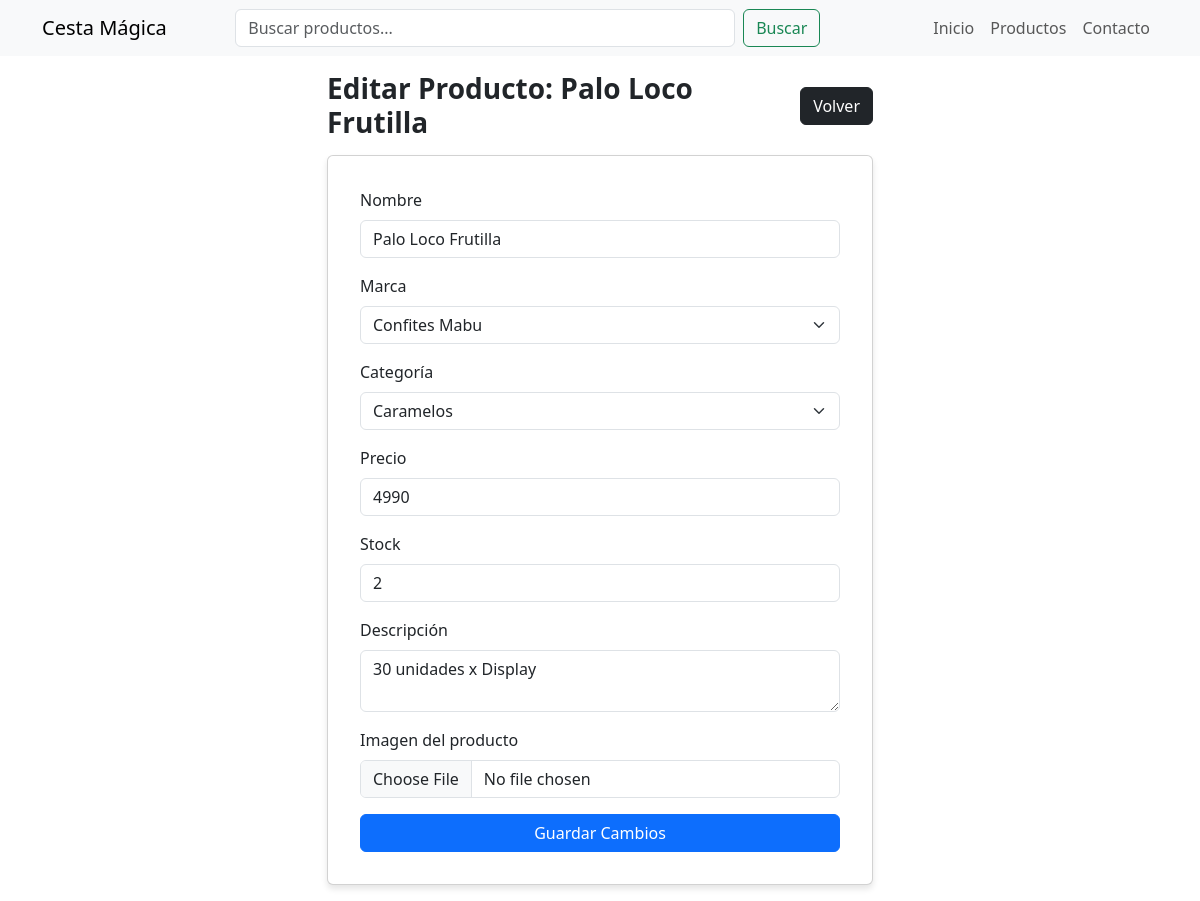
Screenshot of /gestion/editar/5/ (signed in) with the database file from the repository.
### Inventario/models.py (models this page shows, shortened)
class Producto(models.Model):
    nombre = models.CharField(max_length=200)
    descripcion = models.TextField()
    stock = models.IntegerField()
    precio = models.IntegerField()
    imagen = models.ImageField(upload_to='productos/')
    categoria = models.ForeignKey(Categoria, on_delete=models.CASCADE)
    marca = models.ForeignKey(Marca, on_delete=models.CASCADE)
    destacado = models.BooleanField(default=False)

### Inventario/views.py (the view, shortened to what this page needs)
# urls.py: path('gestion/editar/<int:id>/', views.editar_producto, name='editar_producto'),
@login_required
def editar_producto(request, id):
    producto = get_object_or_404(Producto, id=id)
    categorias = Categoria.objects.all()
    marcas = Marca.objects.all()
    context = {
        'producto': producto,
        'categorias': Categoria.objects.all(),
        'marcas': Marca.objects.all()
    }
    return render(request, 'CestaMagica/Gestion/editar.html', context)

### Inventario/templates/CestaMagica/Gestion/editar.html (shortened to what this page needs)
{% extends "base.html" %}
{% block content %}
<div class="container mb-3">
  <div class="row justify-content-center mb-3 mt-3">
    <div class="col-12 col-md-8 col-lg-6">
      <div class="d-flex justify-content-between align-items-center">
        <h3 class="mb-0">Editar Producto: {{producto.nombre}}</h3>
        <a href="{% url 'gestion' %}" class="btn btn-dark">Volver</a>
      </div>
    </div>
  </div>
  <div class="row justify-content-center">
    <div class="col-12 col-md-8 col-lg-6">
      <div class="card">
        <div class="card-body">
            <form id="form_agregar" action="" method="POST" enctype="multipart/form-data" novalidate>
                <div class="mb-3">
                    <label for="nombre" class="form-label">Nombre</label>
                    <input type="text" class="form-control" name="nombre" id="nombre" value="{{producto.nombre}}" required/>
                </div>
                <div class="mb-3">
                    <label for="marca" class="form-label">Marca</label>
                    <select class="form-select" name="marca" id="marca" required>
                        {% for marca in marcas|dictsort:"nombre" %}
                            {% if marca.id == producto.marca.id %}
                                <option value="{{marca.id}}" selected>{{marca.nombre}}</option>
                            {% else %}
                                <option value="{{marca.id}}">{{marca.nombre}}</option>
                            {% endif %}
                        {% endfor %}
                    </select>
                </div>
                <div class="mb-3">
                    <label for="categoria" class="form-label">Categoría</label>
                    <select class="form-select" name="categoria" id="categoria" required>
                    {% for categoria in categorias|dictsort:"nombre" %}
                        {% if categoria.id == producto.categoria.id %}
                            <option value="{{categoria.id}}" selected>{{categoria.nombre}}</option>
                        {% else %}
                            <option value="{{categoria.id}}">{{categoria.nombre}}</option>
                        {% endif %}
                    {% endfor %}
                    </select>
                </div>
                <div class="mb-3">
                    <label for="precio" class="form-label">Precio</label>
                    <input type="number" class="form-control" name="precio" id="precio" min="0" step="0.01" value="{{producto.precio}}" required />
                </div>
                <div class="mb-3">
                    <label for="stock" class="form-label">Stock</label>
                    <input type="number" class="form-control" name="stock" id="stock" min="0" value="{{producto.stock}}" required />
                </div>
                <div class="mb-3">
                    <label for="descripcion" class="form-label">Descripción</label>
                    <textarea class="form-control" name="descripcion" id="descripcion" rows="2" required>{{producto.descripcion}}</textarea>
                </div>
                <div class="mb-3">
                    <label for="imagen" class="form-label">Imagen del producto</label>
                    <input class="form-control" type="file" name="imagen" id="imagen" accept="image/*"/>
                </div>
                <div class="d-grid">
                    <button class="btn btn-primary" type="submit">Guardar Cambios</button>
                </div>
            </form>
        </div>
      </div>
    </div>
  </div>
</div>
{% endblock %}

### Inventario/templates/CestaMagica/Gestion/editar.html (style rules this page uses)
.card { padding: 1rem; box-shadow: 0 4px 6px rgba(0, 0, 0, 0.1); }
h3 { font-weight: bold; }

### rows the page displays
Producto: nombre "Palo Loco Frutilla", precio "4990", stock "2", descripcion "30 unidades x Display"

### other values shown
form field marca "Confites Mabu"
form field categoria "Caramelos"
